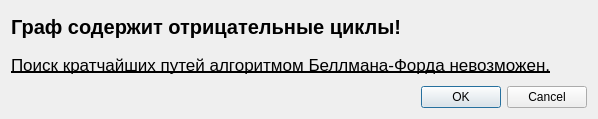
<?xml version="1.0" encoding="UTF-8"?>
<ui version="4.0">
 <class>AlgorithmErrorDialog</class>
 <widget class="QDialog" name="AlgorithmErrorDialog">
  <property name="geometry">
   <rect>
    <x>0</x>
    <y>0</y>
    <width>598</width>
    <height>119</height>
   </rect>
  </property>
  <property name="windowTitle">
   <string>Dialog</string>
  </property>
  <layout class="QVBoxLayout" name="verticalLayout">
   <item>
    <widget class="QLabel" name="negativeLoopLabel">
     <property name="font">
      <font>
       <pointsize>15</pointsize>
       <weight>75</weight>
       <italic>false</italic>
       <bold>true</bold>
       <underline>false</underline>
       <strikeout>false</strikeout>
      </font>
     </property>
     <property name="text">
      <string>Граф содержит отрицательные циклы!</string>
     </property>
    </widget>
   </item>
   <item>
    <widget class="QLabel" name="algorithmLabel">
     <property name="font">
      <font>
       <pointsize>13</pointsize>
       <underline>true</underline>
      </font>
     </property>
     <property name="text">
      <string>Поиск кратчайших путей алгоритмом Беллмана-Форда невозможен.</string>
     </property>
    </widget>
   </item>
   <item>
    <widget class="QDialogButtonBox" name="dialogButtonBox">
     <property name="orientation">
      <enum>Qt::Horizontal</enum>
     </property>
     <property name="standardButtons">
      <set>QDialogButtonBox::Cancel|QDialogButtonBox::Ok</set>
     </property>
    </widget>
   </item>
  </layout>
 </widget>
 <resources/>
 <connections>
  <connection>
   <sender>dialogButtonBox</sender>
   <signal>accepted()</signal>
   <receiver>AlgorithmErrorDialog</receiver>
   <slot>accept()</slot>
   <hints>
    <hint type="sourcelabel">
     <x>248</x>
     <y>254</y>
    </hint>
    <hint type="destinationlabel">
     <x>157</x>
     <y>274</y>
    </hint>
   </hints>
  </connection>
  <connection>
   <sender>dialogButtonBox</sender>
   <signal>rejected()</signal>
   <receiver>AlgorithmErrorDialog</receiver>
   <slot>reject()</slot>
   <hints>
    <hint type="sourcelabel">
     <x>316</x>
     <y>260</y>
    </hint>
    <hint type="destinationlabel">
     <x>286</x>
     <y>274</y>
    </hint>
   </hints>
  </connection>
 </connections>
</ui>
